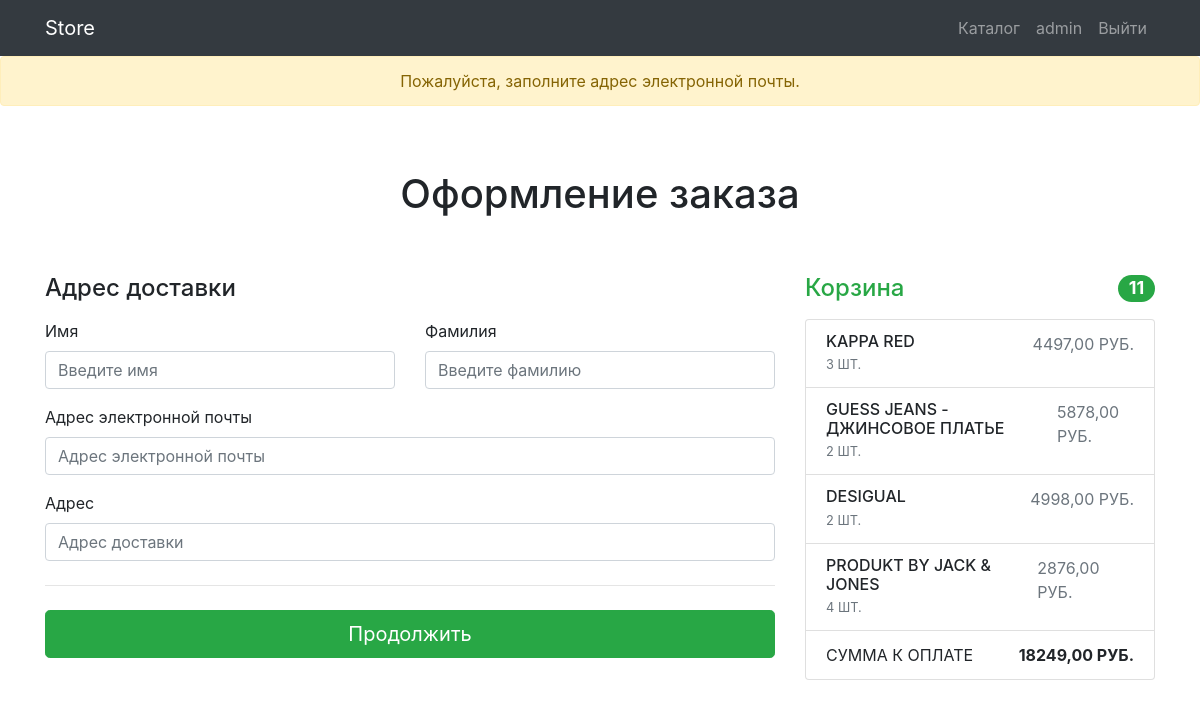
Screenshot of /orders/order-create/ (signed in) with the database file from the repository.
### users/models.py (models this page shows)
class User(AbstractUser):
    image = models.ImageField(upload_to='users_images', blank=True)

### products/models.py (models this page shows, shortened)
class Basket(models.Model):
    user = models.ForeignKey(User, on_delete=models.CASCADE, verbose_name="Пользователь")
    product = models.ForeignKey('Product', on_delete=models.CASCADE, verbose_name="Товар")
    quantity = models.PositiveIntegerField(default=0, verbose_name="Количество товара")
    create_database = models.DateTimeField(auto_now_add=True, verbose_name="Дата создания")
    objects = BasketQuerySet.as_manager()
    def sum(self):
        return self.quantity * self.product.price
    class Meta:
        verbose_name = "товар в корзину"
        verbose_name_plural = "корзина"

class Product(models.Model):
    name = models.CharField(max_length=256, verbose_name="Название товара")
    image = models.ImageField(upload_to="products_images/", blank=True, verbose_name="Изображение")
    description = models.TextField(blank=True, verbose_name="Описание")
    short_description = models.CharField(max_length=100, blank=True, verbose_name="Краткое описание")
    price = models.DecimalField(default=0, max_digits=8, decimal_places=2, verbose_name="Цена")
    quantity = models.PositiveIntegerField(default=0, verbose_name="Количество")
    category = models.ForeignKey(ProductCategory, on_delete=models.CASCADE, verbose_name="Категория")
    class Meta:
        verbose_name = "товар"
        verbose_name_plural = "товары"

### order/views.py (the view, shortened to what this page needs)
# urls.py: path("order-create/", OrderCreateView.as_view(), name="order-create"),
class OrderCreateView(CreateView):
    form_class = OrderForm
    template_name = 'order/order-create.html'
    success_url = reverse_lazy('full-order')
    def get_context_data(self, **kwargs):
        context = super().get_context_data(**kwargs)
        context['title'] = "Store - Оформление заказа"
        return context

### order/forms.py
class OrderForm(forms.ModelForm):
    class Meta:
        model = Order
        fields = ('first_name', 'last_name', 'email', 'address')
    first_name = forms.CharField(widget=forms.TextInput(attrs={"class": "form-control", "placeholder": "Введите имя"}))
    last_name = forms.CharField(widget=forms.TextInput(
        attrs={"class": "form-control",
               "placeholder": "Введите фамилию"}))
    email = forms.EmailField(widget=forms.EmailInput(
        attrs={"class": "form-control",
               "placeholder": "Адрес электронной почты"}))
    address = forms.CharField(widget=forms.TextInput(
        attrs={"class": "form-control",
               "placeholder": "Адрес доставки"}))

### products/context_processors.py (called while the page is built)
def baskets(request):
    user = request.user
    return {'baskets': Basket.objects.filter(user=user) if user.is_authenticated else []}

### products/models.py (called while the page is built)
    def total_sum(self):
        return sum(basket.sum() for basket in self)

    def total_quantity(self):
        return sum(basket.quantity for basket in self)

### order/templates/order/order-create.html (shortened to what this page needs)
{% extends 'products/base.html' %}
{% load static %}
{% block css %}<link href="{% static 'css/products.css' %}" rel="stylesheet">{% endblock %}
{% block content %}
<section>
    <div class="alert alert-warning text-center" role="alert">
        Пожалуйста, заполните адрес электронной почты.
    </div>
    <div class="container">
        <div class="py-5 text-center">
            <h1>Оформление заказа</h1>
        </div>
        <div class="row g-5">
            <div class="col-md-5 col-lg-4 order-md-last">
                <h4 class="d-flex justify-content-between align-items-center mb-3">
                    <span class="text-success">Корзина</span>
                    <span class="badge badge-success badge-pill text-white">{{ baskets.total_quantity }}</span>
                </h4>
                <ul class="list-group mb-3">
                    {% for basket in baskets %}
                    <li class="list-group-item d-flex justify-content-between lh-sm">
                        <div>
                            <h6 class="my-0">{{ basket.product.name }}</h6>
                            <small class="text-muted">{{ basket.quantity }} шт.</small>
                        </div>
                        <span class="text-muted">{{ basket.sum }} руб.</span>
                    </li>
                    {% endfor %}
                    <li class="list-group-item d-flex justify-content-between">
                        <span>Сумма к оплате</span>
                        <strong>{{ baskets.total_sum }} руб.</strong>
                    </li>
                </ul>
            </div>
            <div class="col-md-7 col-lg-8">
                <h4 class="mb-3">Адрес доставки</h4>
                <form action="{% url 'order-create' %}" method="post">
                    <div class="row g-3">
                        <div class="col-sm-6">
                            <label for="{{ form.first_name.id_for_label }}" class="form-label">Имя</label>
                           {{ form.first_name }}
                        </div>
                        <div class="col-sm-6">
                            <label for="{{ form.last_name.id_for_label }}" class="form-label">Фамилия</label>
                            {{ form.last_name }}
                        </div>
                        <div class="col-12 mt-3">
                            <label for="{{ form.email.id_for_label }}" class="form-label">Адрес электронной почты</label>
                            {{ form.email }}
                        </div>
                        <div class="col-12 mt-3">
                            <label for="{{ form.address.id_for_label }}" class="form-label">Адрес</label>
                            {{ form.address }}
                        </div>
                    </div>
                    <hr class="my-4">
                    <button class="w-100 btn btn-success btn-lg">Продолжить</button>
                </form>
            </div>
        </div>
    </div>
</section>
{% endblock %}

### products/templates/products/base.html (shortened to what this page needs)
<!DOCTYPE html>
{% load static %}
<html lang="en">
<head>
    <link href="{% static 'vendor/bootstrap/css/bootstrap.min.css' %}" rel="stylesheet">
    {% block css %}{% endblock %}
</head>
<body>
<nav class="navbar navbar-expand-lg navbar-dark bg-dark fixed-top">
    <div class="container">
        <a class="navbar-brand" href="{% url 'index' %}">Store</a>
        <div class="collapse navbar-collapse" id="navbarResponsive">
            <ul class="navbar-nav ml-auto">
                <li class="nav-item">
                    <a class="nav-link" href="{% url 'products' %}">Каталог  </a>
                </li>
                {% if user.is_authenticated %}
                 <li class="nav-item">
                    <a class="nav-link" href="{% url 'profile' %}">{{ user.username }}
                    </a>
                </li>
                <li class="nav-item">
                    <a class="nav-link" href="{% url 'logout' %}">Выйти </a>
                </li>
                {% else %}
                <li class="nav-item">
                    <a class="nav-link" href="{% url 'login' %}">Войти <i class="fas fa-sign-in-alt"></i></a>
                </li>
               {% endif %}
            </ul>
        </div>
    </div>
</nav>
{% block content %}
{% endblock %}
</body>
</html>

### products/static/css/products.css (style rules this page uses)
body { padding-top: 56px; }
a { color: #008819; }
.list-group-item { text-transform: uppercase; }

### rows the page displays
User: username "admin"
Basket: total_quantity "11", product.name "KAPPA RED", quantity "3", sum "4497,00", total_sum "18249,00"
Basket: product.name "GUESS JEANS - ДЖИНСОВОЕ ПЛАТЬЕ", quantity "2", sum "5878,00"
Basket: product.name "DESIGUAL", quantity "2", sum "4998,00"
Basket: product.name "PRODUKT BY JACK & JONES", quantity "4", sum "2876,00"
